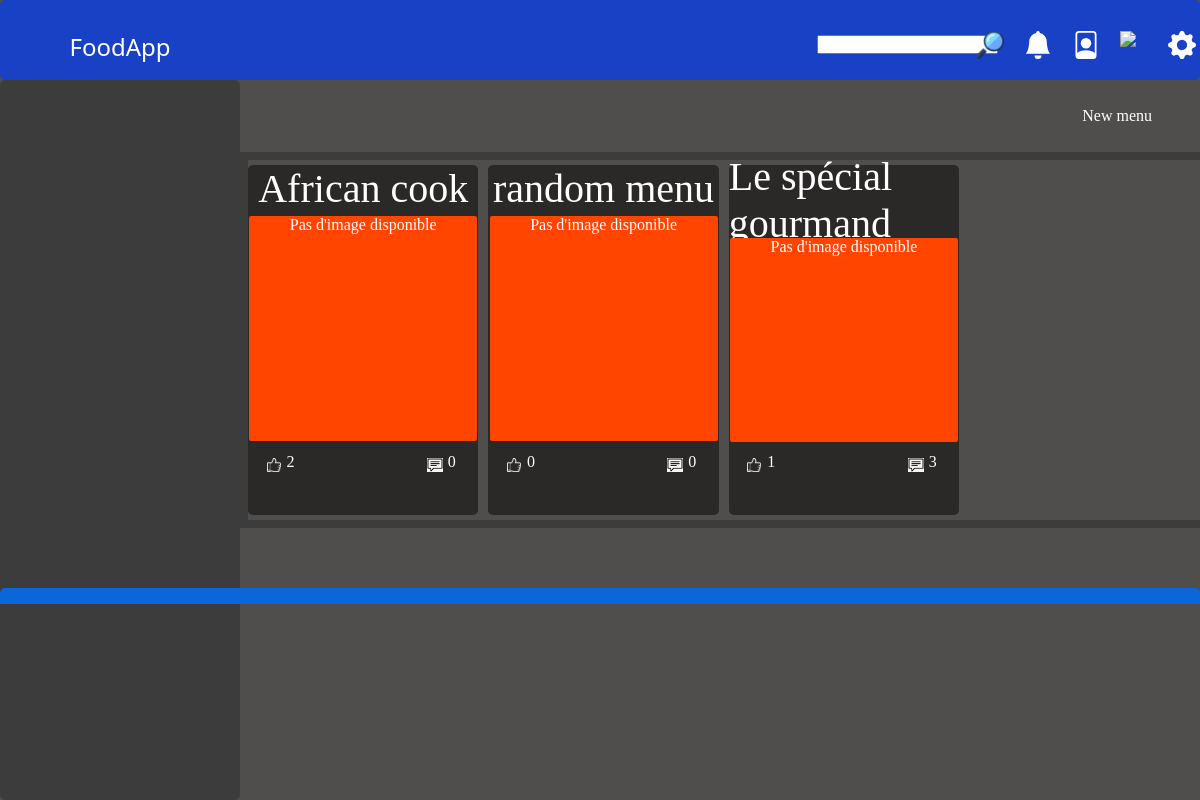
The app's page /user/all_menus/ (signed in) with its own data.
### visitor/models.py (models this page shows, shortened)
class Menu(models.Model):
    name = models.CharField(max_length=20, null=False, default='random menu')
    creation_date = models.DateField(auto_now=True)
    description = models.CharField(max_length=50, blank=True)
    meals = models.ManyToManyField(Meal, related_name='+', blank=False)
    operator = models.ForeignKey(Operator, related_name='menus', blank=True, null=True, on_delete=models.CASCADE)
    likers = models.ManyToManyField(Operator, related_name='likedMenus', through='MenuAppreciation')
    commentors = models.ManyToManyField(Operator, related_name='commentedMenus', through='MenuCommenting')
    def get_name(self) -> str:
        return self.name
    def count_likers(self) -> int:
        return self.likers.count()
    def count_commentors(self) -> int:
        return self.commentors.count()

### user/views.py (the view)
# urls.py: path('all_menus/', views.all_menus, name='all_menus'),
@login_required
def all_menus(request):
    menus = Menu.objects.all()
    return render(request, folder + '/menus.html', {'content':menus})

### user/templates/user/menus.html (shortened to what this page needs)
{% extends 'user/base.html' %}
{% block content %}
{% load static %}
<div class="conteneur">
	<div class='create'>
		<a href="{% url 'user:create_menu' %}">
			New menu
		</a>
	</div>
	<div class='row'>
		{% for element in content %}
		<div class="item-mini">
			<div class="item-title-mini">
				<p class="">
					{{ element.get_name }}
				</p>
			</div>
			<div class="item-image-mini">
				{% if element.get_unit %}
					<a href="{% url 'user:food_detail' id=element.id %}" class="image-cadre">
					<img src="{{ element.picture.url }}" class="round-image-borders">
				{% else %}
					{% if element.picture %}
						<a href="{% url 'user:meal_detail' id=element.id %}" class="image-cadre">
						<img src="{{ element.picture.url }}" class="round-image-borders">
					{% else %}
						<a href="{% url 'user:menu_detail' id=element.id %}" class="image-cadre">
						Pas d'image disponible
					{% endif %}
				{% endif %}
					</a>
			</div>
			{% if element.get_unit is None %}
			<div class="item-appre" style="height:20%; padding-top:0%;">
				<div class="like-comment">
					<div class="like">
						{% if element.picture %}
							<a href="#"  onclick=likeMeal('id')  class="appre-image" style="padding-top:0%;">
						{% else %}
							<a href="#"  onclick=likeMenu('id')  class="appre-image" style="padding-top:0%;">
						{% endif %}
						{% if user in element.likers.all %}
							<img id="like_image" src="{% static 'visitor/images/liked.png' %}">
						{% else %}
							<img id="like_image" src="{% static 'visitor/images/like.png' %}">
						{% endif %}
						</a>
						<p id='nb_like' class="number">{{ element.count_likers }}</p>
					</div>
						<div class="comment">
							{% if element.picture %}
								<a href="{% url 'user:display_comments' id=element.id tp='meal' %}" class="appre-image" style="padding-top:0%;">
							{% else %}
								<a href="{% url 'user:display_comments' id=element.id tp='menu' %}" class="appre-image" style="padding-top:0%;">
							{% endif %}
								<img src="{% static 'visitor/images/comment.png' %}">
							</a>
							<p id='nb_comment' class="number">{{ element.count_commentors }}</p>
						</div>
					</div>
				<div class="comment-bar" style="justify-content:flex-end;">
				</div>
			</div>
			{% endif %}
		</div>
		<div class='between-items-mini'></div>
		{% endfor %}
	</div>
</div>
{% endblock %}

### visitor/static/visitor/css/css.css (style rules this page uses)
* { margin: 0px; padding: 0px; position: relative; }
body { width: 100%; height: 100vh; background: rgb(80, 77, 77); display: flex; flex-direction: column; }
.conteneur { width: 80%; height: 100%; border-radius: 5px; overflow: scroll; }
a { color: white;; text-decoration: none; }
a::before { color: white; }

### visitor/static/visitor/css/item.css (style rules this page uses)
.image-cadre { display: flex; justify-content: center; height: 99%; width: 99%; border-radius: 1% 1% 1% 1%; background-color: #FF4500; }
.item-appre { display:flex; flex-direction: column; width: 100%; height: 30%; border-radius: 3% 3% 3% 3%; }
.like-comment { display: flex; flex-direction: row; align-items: center; justify-content: center; height: 50%; width: 100%; margin-left: 3%; }
.comment { display: flex; flex-direction: row; align-items: center; width: 25%; height: 90%; }
.like { display: flex; flex-direction: row; align-items: center; width: 25%; height: 90%; }
.appre-image { display: flex; justify-content: center; padding-top: 15%; margin-top: 10%; width: 45%; height: 45%; }
.number { display: flex; align-items: flex-end; margin-top: 10%; width: 20%; height: 40%; color: white; font-size: 100%; font-family:Georgia, 'Times New Roman', Times, serif; }
.comment-bar { display: flex; flex-direction: row; align-items: center; width: 100%; height: 50%; border-radius: 0% 0% 3% 3% ; }
.create { display: flex;; height: 10%; width: 95%; align-items: center; justify-content: flex-end; }
.row { display: flex; flex-direction: row; flex-wrap: wrap; align-items: center; width: 100%; min-width: 100px; height: 50%; min-height: 100px; position: relative; border: 8px solid #3d3c3c; }
.item-title-mini { display: flex; height: 20%; color: white; text-overflow: keep-all; align-items: center; justify-content: center; font-size: 250%; border-radius: 3px 3px 0px 03px; }
.item-mini { display: flex; position: relative; width: 24%; height: 97%; min-height: 50px; border-radius: 5px; flex-direction: column; align-items: center; background: rgb(43, 40, 40); }
.between-items-mini { display: flex; height: 100%; width: 10px; }
.item-image-mini { display: flex; min-width: 30px; min-height: 20px; height: 99%; width: 100%; border-radius: 3% 0% 0% 3%; align-items: center; justify-content: center; }

### records on screen
Menu: get_name "African cook", count_likers "2", count_commentors "0"
Menu: get_name "random menu", count_likers "0", count_commentors "0"
Menu: get_name "Le spécial gourmand", count_likers "1", count_commentors "3"
